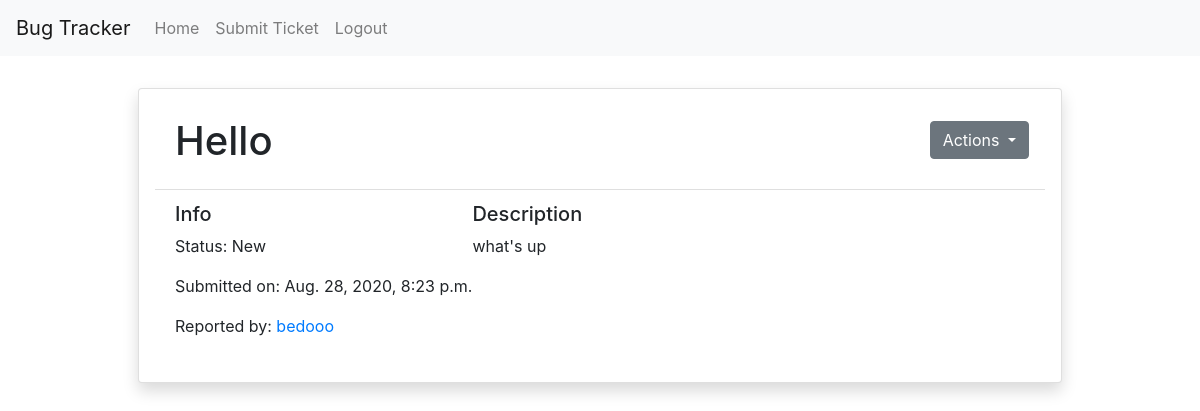
Screenshot of /ticket/9/ (signed in) with the database file from the repository.
### homepage/models.py (models this page shows, shortened)
class Ticket(models.Model):
    STATUS_CHOICES = [
        ("NW", "New"),
        ("IP", "In Progress"),
        ("DN", "Done"),
        ("IN", "Invalid")
    ]
    title = models.CharField(max_length=50)
    description = models.TextField()
    post_date = models.DateTimeField(default=timezone.now)
    filing_user = models.ForeignKey(MyUser, on_delete=models.CASCADE, null=False)
    status = models.CharField(max_length=2, default='NW', choices=STATUS_CHOICES)
    assigned = models.CharField(default='', max_length=50, blank=True, null=True)
    completed = models.CharField(max_length=50, blank=True, null=True)

### custom_user/models.py (models this page shows)
class MyUser(AbstractUser):
    bio = models.CharField(max_length=240)

### homepage/views.py (the view)
# urls.py: path('ticket/<int:ticket_id>/', views.ticket_detail, name="ticket_view"),
@login_required
def ticket_detail(request, ticket_id):
    my_ticket = Ticket.objects.filter(id=ticket_id).first()
    return render(request, "ticket_detail.html", {"ticket": my_ticket})

### templates/ticket_detail.html (shortened to what this page needs)
{% extends "base.html" %}
{% block content %}
<nav class="navbar navbar-expand-lg navbar-light bg-light">
    <a href="#" class="navbar-brand">Bug Tracker</a>
    <ul class="navbar-nav">
        <li class="nav_item">
            <a href="/" class="nav-link">Home</a>
        </li>
        <li class="nav_item">
            <a href="/submit/" class="nav-link">Submit Ticket</a>
        </li>
        <li class="nav_item">
            <a href="/logout/" class="nav-link">Logout</a>
        </li>
    </ul>
</nav>
<div class="container card shadow p-3 mb-5 bg-white rounded" style="width: 77%; margin: auto; margin-top: 2rem; padding: 10px;">
    <ul class="list-group list-group-flush">
        {% if not ticket %}
            <h1>The recipe you are looking for does not exist!</h1>
        {% else %}
            <li class="list-group-item">
                <div style="overflow:hidden">
                    <h1 class="card-title" style="float:left">{{ ticket.title }}</h1>
                    <div class="btn-group" role="group" aria-label="Button nested dropdown" style=" position:absolute; right: 1rem; top: 1rem; margin-top: 0%;">
                        <div class="btn-group" role="group">
                            <button id="btnGroupDrop1" type="button" class="btn btn-secondary dropdown-toggle" data-toggle="dropdown" aria-haspopup="true" aria-expanded="false">
                                Actions
                            </button>
                        </div>
                    </div>
                </div>
            </li>
            <li class="list-group-item">
                <div class="flex-container" style="display: flex;">
                    <div>
                        <h5>Info</h5>
                        {% if ticket.status ==  "NW" %}
                            <p>Status: New</p>
                        {% elif ticket.status ==  "IP" %}
                            <p>Status: In Progress</p>
                        {% elif ticket.status ==  "IP" %}
                            <p>Status: In Progress</p>
                        {% elif ticket.status ==  "DN" %}
                            <p>Status: Done</p>
                        {% else %}
                            <p>Status: Invalid</p>
                        {% endif %}
                        <p>Submitted on: {{ ticket.post_date }}</p>
                        <p>Reported by: <a href="/user/{{ ticket.filing_user.id }}">{{ ticket.filing_user }}</a></p>
                    </div>
                    <div>
                            <h5>Description</h5>
                            <p>{{ ticket.description }}</p>
                    </div>
                </div>
            </li>
        {% endif %}
    </ul>
</div>
{% endblock %}

### rows the page displays
Ticket: title "Hello", post_date "Aug. 28, 2020, 8:23 p.m.", filing_user "bedooo", description "what's up"
